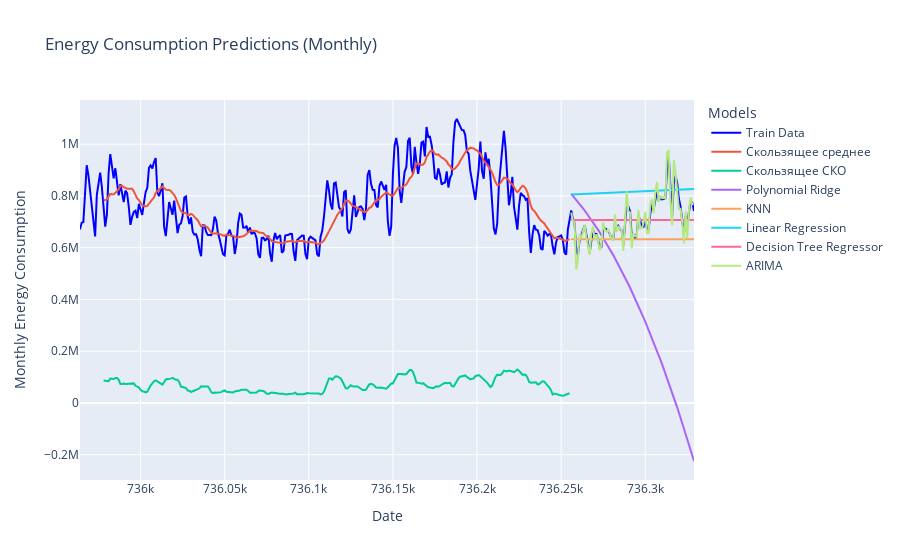

The code cell stored with this chart in its notebook:
### Markdown cell above
## Графики для полученных значений

### Code cell
fig = go.Figure()

# Оригинальные данные
fig.add_trace(go.Scatter(x=df['Datetime'], y=df['PJME_MW'], mode='lines', line = dict(color = 'blue', width = 2), name='Train Data'))

# Скользящие среднее и СКО
fig.add_trace(go.Scatter(x=X_train['Datetime'], y=df['PJME_MW'].rolling(15).mean(), mode='lines', name='Скользящее среднее'))
fig.add_trace(go.Scatter(x=X_train['Datetime'], y=df['PJME_MW'].rolling(15).std(), mode='lines', name='Скользящее СКО'))

# Прогнозы моделей
fig.add_trace(go.Scatter(x=X_test['Datetime'], y=y_pred_ridge, mode='lines', name='Polynomial Ridge'))
fig.add_trace(go.Scatter(x=X_test['Datetime'], y=y_pred_knn, mode='lines', name='KNN'))
fig.add_trace(go.Scatter(x=X_test['Datetime'], y=y_pred_lr, mode='lines', name='Linear Regression'))
fig.add_trace(go.Scatter(x=X_test['Datetime'], y=y_pred_dtr, mode='lines', name='Decision Tree Regressor'))
fig.add_trace(go.Scatter(x=X_test['Datetime'], y=predictions_arima, mode='lines', name='ARIMA'))

# Настройки графика
fig.update_layout(title='Energy Consumption Predictions (Monthly)',
                  xaxis_title='Date',
                  yaxis_title='Monthly Energy Consumption',
                  legend_title='Models')

fig.show()
